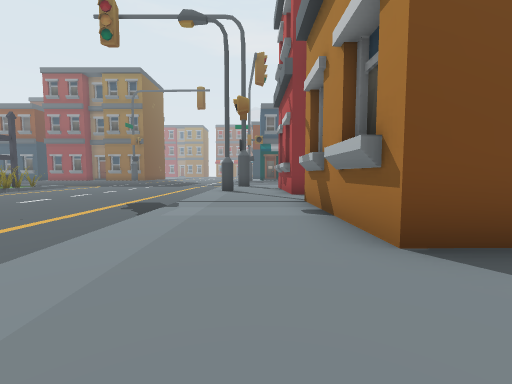
View 1 (above)

24 first-person views from a walk through a level from a Godot 3-D game. The camera is 1.3 m above the floor, tilts 4° down and sees 90° across. The floor is counted in squares, 2 m on a side. Each view is taken from the middle of a square. On the plan, view 1 faces up. The plan holds only what a view shows up to about 9 squares ahead; the rest is blank. The place goes on beyond the plan. Characters and animated objects are left out.

View 2
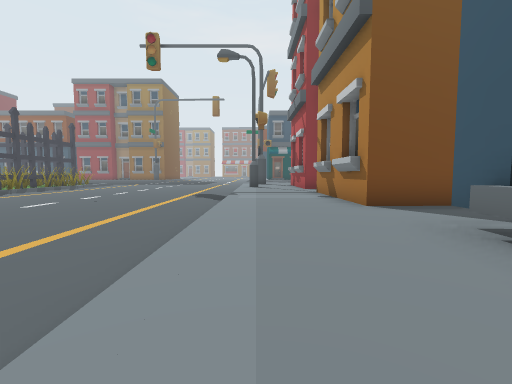

View 3
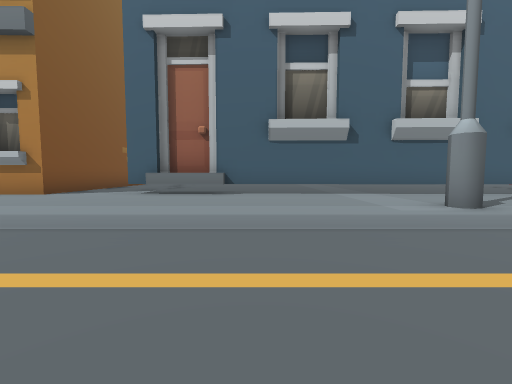

View 4
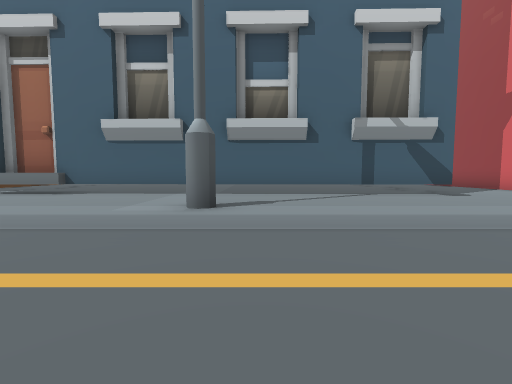

View 5
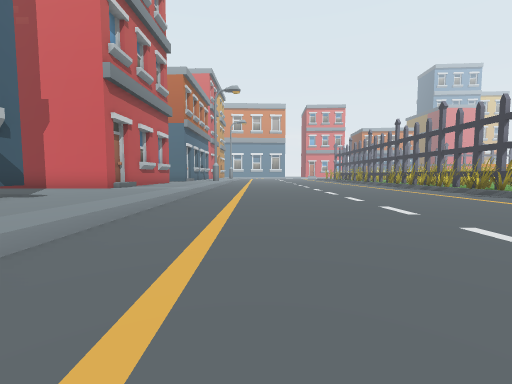

View 6
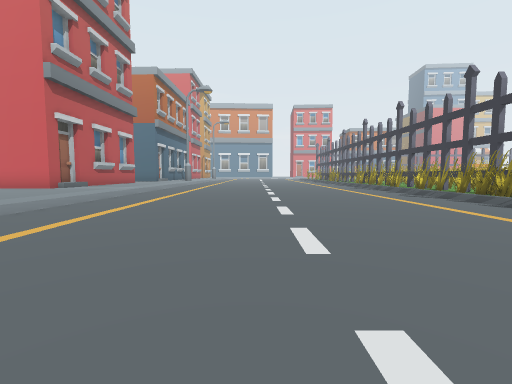

View 7
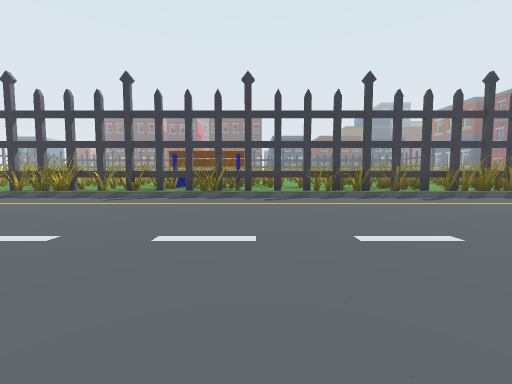

View 8
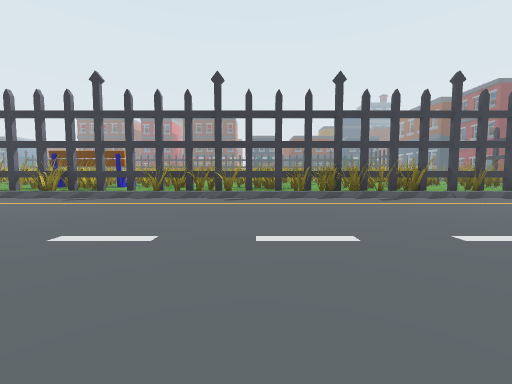

View 9
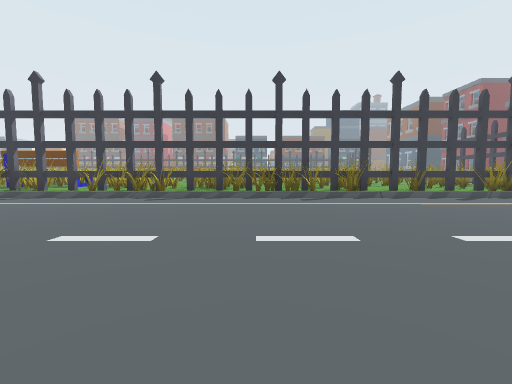

View 10
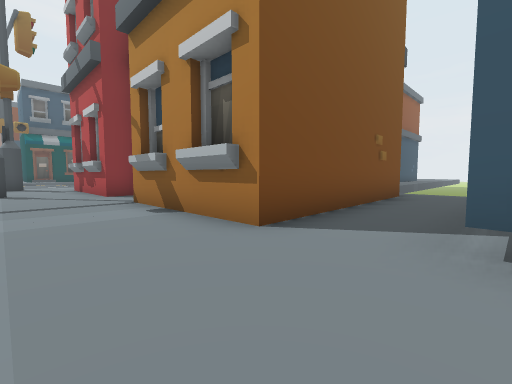

View 11
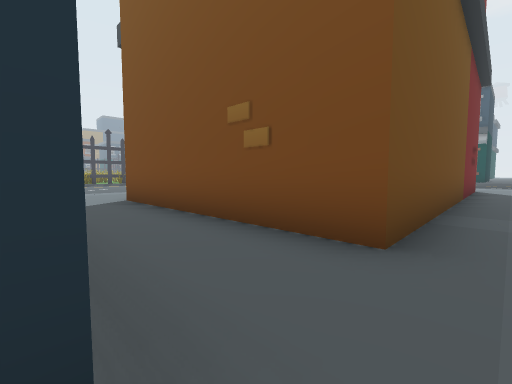

View 12
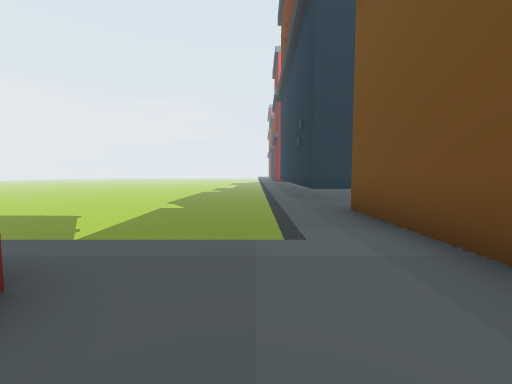

View 13
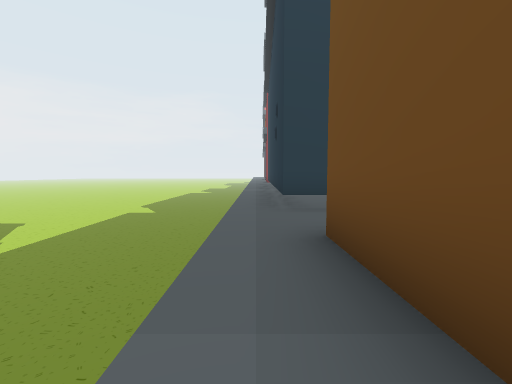

View 14
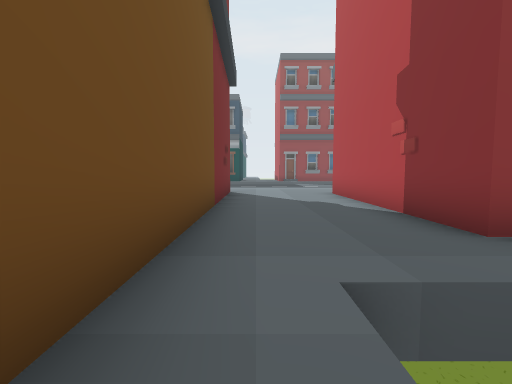

View 15
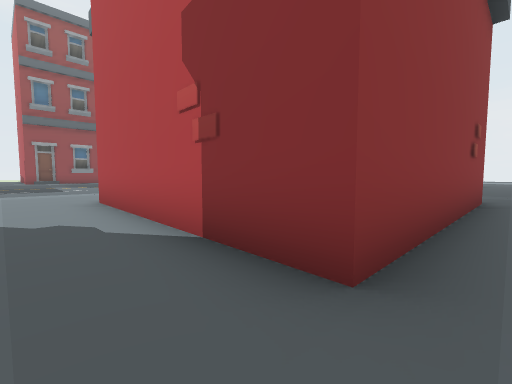

View 16
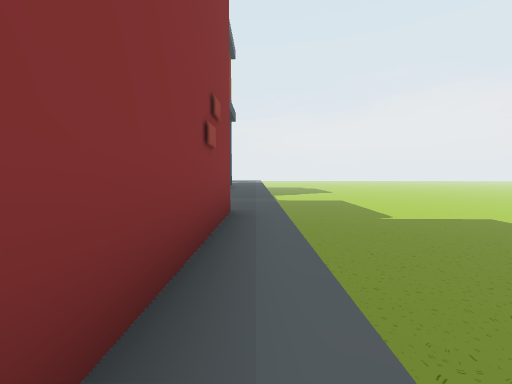

View 17
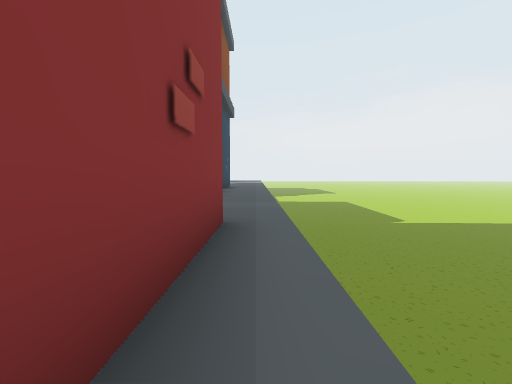

View 18
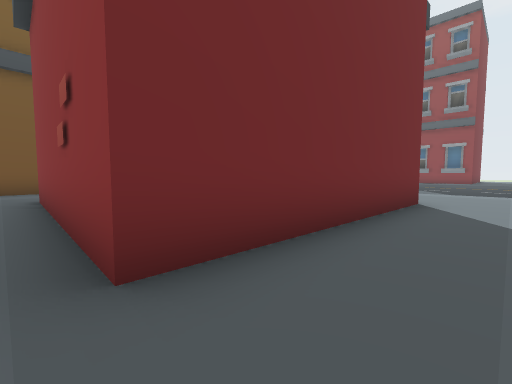

View 19
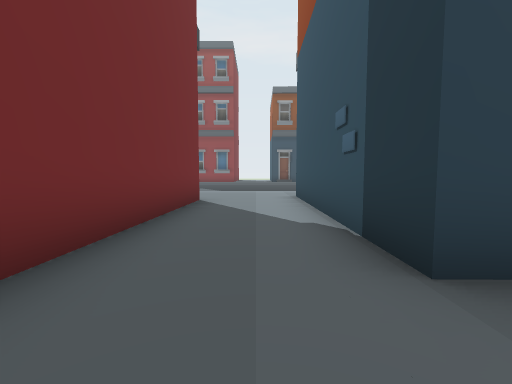

View 20
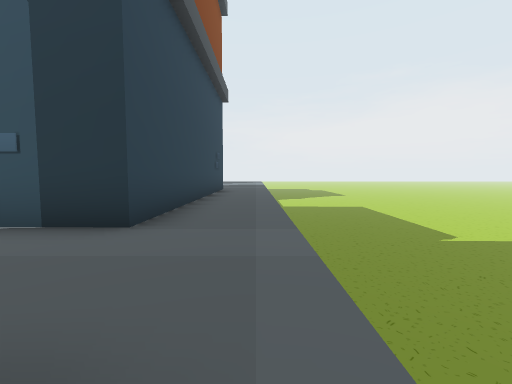

View 21
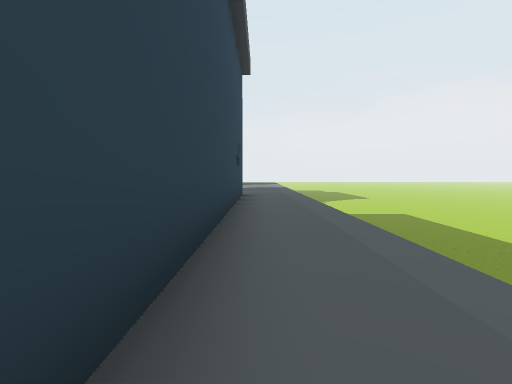

View 22
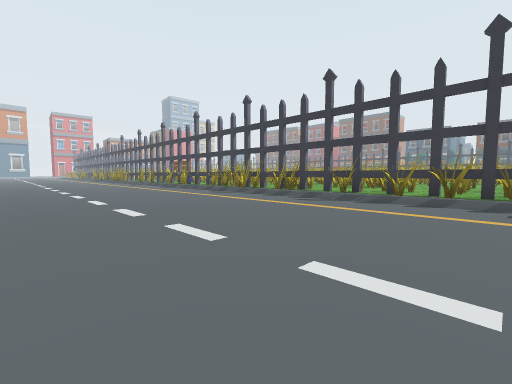

View 23
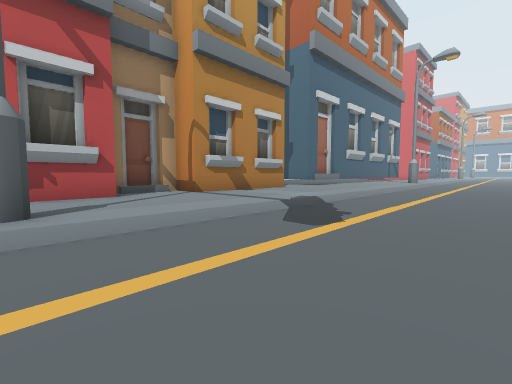

View 24
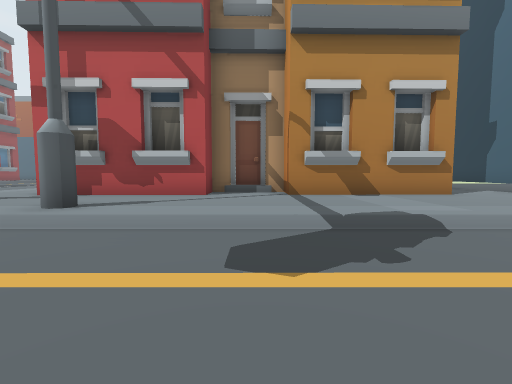

### Floor plan
Key: @ floor where view 1 was taken; # wall or solid block; . main floor; : floor 0.25 m higher than the main floor; / step, stairs or slope; v drop or lower ground.
Columns run from 13 left of view 1 to 26 right of it. Each row starts with its distance up from view 1.
 10 # /......../#:#     #:::#    #::#
  9 ##/......../::##    #:::#    #::#
  8 ##/......../:::##   #:::#    #::#
  7 #:/......../:::/#   #:::#    #::########
  6 #//......../::###   #:::######::::::::::
  5 #:/......../::##    #:::::::::::::::::::
  4 ##/......../:::#    #:
  3 ##/......../:::######: vv  vvvvvvvvvvvv
  2  #/......../:::::::::: vvv vvvvvvvvvvvv
  1 ##/......../:::::::::: vvv  vvvvvvvvvvvv
  0 ##/......../:@:######: vvvv   vvvvvvvvvv
 -1 #:/......../:::#    #:vvvvvvvvvvvvvvvvvv
 -2 ##/......../:::#    #:vvvvvvvvvvvvvvvvv
 -3 ##/......../:::#    #: vvvvvvv   vvv vv
 -4 ##/......../:::#    #: vvvvvvvv   vv  v
 -5 # /......../:::#
 -6 # /......../#::#
 -7 ##/......../:::#
 -8 ##/......../:::#
 -9 #:/......../:::#
-10 ##/......../:::#
-11 ##/......../:::#
-12  #/......../:::::
-13  #/......../:::::
-14  #/......../::::::
-15  #/......../  ####

Where each view was taken, in squares from view 1:
view 1: 0 up, 0 right, facing up
view 2: 3 down, 1 left, facing up
view 3: 3 down, 5 left, facing right
view 4: 7 down, 5 left, facing right
view 5: 6 down, 4 left, facing down
view 6: 6 down, 6 left, facing down
view 7: 6 down, 4 left, facing left
view 8: 1 down, 4 left, facing left
view 9: 1 up, 4 left, facing left
view 10: 0 up, 1 left, facing up-right
view 11: 0 up, 8 right, facing up-left
view 12: 7 up, 9 right, facing down
view 13: 5 up, 8 right, facing down
view 14: 3 up, 8 right, facing up
view 15: 5 up, 9 right, facing up-right
view 16: 5 up, 12 right, facing right
view 17: 5 up, 13 right, facing right
view 18: 5 up, 18 right, facing up-left
view 19: 5 up, 18 right, facing up
view 20: 5 up, 16 right, facing right
view 21: 6 up, 19 right, facing right
view 22: 10 up, 5 left, facing down-left
view 23: 10 up, 5 left, facing down-right
view 24: 7 up, 5 left, facing right
